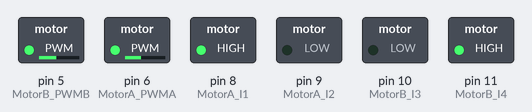
A sketch run on a simulated Arduino Uno, built with avr-gcc and run on an emulated ATmega328P. Shown: switched loads named in the sketch (green lamp = pin HIGH).

Above: at 0.1 s.
Timing chart, 0 to 1.6 s (numbered marks = the images above):
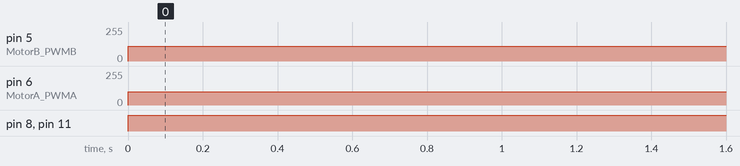

Measured:
- by itself, pin 5 (MotorB_PWMB): 0/255 → 110/255 at 0.00 s
- by itself, pin 6 (MotorA_PWMA): 0/255 → 100/255 at 0.00 s
- by itself, pin 8 (MotorA_I1), pin 11 (MotorB_I4): LOW → HIGH at 0.00 s

The sketch:

car.ino
```cpp
//#include <LiquidCrystal_I2C.h>
// L298N 馬達驅動板
// 宣告 MotorA 為右邊
// 宣告 MotorB 為左邊

#define MotorA_I1     8  //定義 I1 接腳
#define MotorA_I2     9  //定義 I2 接腳
#define MotorB_I3     10  //定義 I3 接腳
#define MotorB_I4     11 //定義 I4 接腳
#define MotorA_PWMA   6 //定義 ENA (PWM調速) 接腳
#define MotorB_PWMB   5 //定義 ENB (PWM調速) 接腳
int DigitalPin_L = 3;
int DigitalPin_R = 12;

///int AnalogPin_R = 3;
//LiquidCrystal_I2C lcd(0x27,16,2);


int r_ana,l_ana,rmp,lmp;

void setup()
{
  Serial.begin(9600);

  //lcd.init();
  //lcd.backlight();

  pinMode(MotorA_I1,  OUTPUT);
  pinMode(MotorA_I2,  OUTPUT);
  pinMode(MotorB_I3,  OUTPUT);
  pinMode(MotorB_I4,  OUTPUT);
//  pinMode(AnalogPin_R, INPUT);
  //pinMode(AnalogPin_L, INPUT);
  pinMode(DigitalPin_R, INPUT);
  pinMode(DigitalPin_L, INPUT);


  pinMode(MotorA_PWMA, OUTPUT);
  pinMode(MotorB_PWMB, OUTPUT);


}


void forward()    // 前進
{
    digitalWrite(MotorA_I1,HIGH);
    digitalWrite(MotorA_I2,LOW);
    digitalWrite(MotorB_I3,LOW);
    digitalWrite(MotorB_I4,HIGH);
    delay(100);
}

void turnL(int d)
{
    digitalWrite(MotorA_I1,LOW);
    digitalWrite(MotorA_I2,HIGH);
    digitalWrite(MotorB_I3,LOW);
    digitalWrite(MotorB_I4,HIGH);
    delay(d * 100);
}

void turnR(int e)
{
    digitalWrite(MotorA_I1,HIGH);
    digitalWrite(MotorA_I2,LOW);
    digitalWrite(MotorB_I3,HIGH);
    digitalWrite(MotorB_I4,LOW);
    delay(e * 100);
}

void stopRL(int f)  //停止
{
    digitalWrite(MotorA_I1,HIGH);   //馬達停止轉動
    digitalWrite(MotorA_I2,HIGH);
    digitalWrite(MotorB_I3,HIGH);   //馬達停止轉動
    digitalWrite(MotorB_I4,HIGH);
    delay(f * 100);
}

void line_(){

  lmp = 100;
  rmp = 110;
  analogWrite(MotorA_PWMA, lmp); //left motor power
  analogWrite(MotorB_PWMB, rmp); //right motor power

  //if(digitalRead(DigitalPin_L)==1){
    //if(digitalRead(DigitalPin_R)==1){
      forward();
    //}
    //else{
      //turnR(1);
    //}
  //}
  //else{
   // if(digitalRead(DigitalPin_R)==0){
     //stopRL(5);
    //}
    //else{
     // turnL(1);
    //}
  //}
}


void IRsensor()
{
  Serial.print("Right digital:");
  Serial.println(digitalRead(DigitalPin_R));
  Serial.print("Left digital:");
  Serial.println(digitalRead(DigitalPin_L));

  delay(50);
}

/*
void back(int g)    //後退
{
    digitalWrite(MotorA_I1,HIGH);    //馬達（右）逆時針轉動
    digitalWrite(MotorA_I2,LOW);
    digitalWrite(MotorB_I3,LOW);    //馬達（左）順時針轉動
    digitalWrite(MotorB_I4,HIGH);
    delay(g * 100);
}
*/
void loop() {
    //lmp = 200;
    //rmp = 200;
    //analogWrite(MotorA_PWMA, lmp); //left motor power
    //analogWrite(MotorB_PWMB, rmp); //right motor power
    //forward(10);
    //IRsensor();
    //stopRL(5);
    line_();
    //Serial.println("=====");
    //Serial.println(lmp);
    //Serial.println(rmp);

}
```
